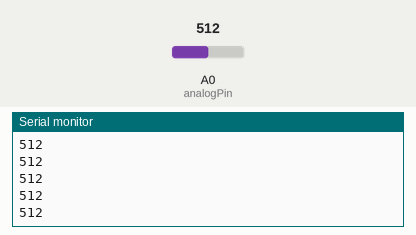
A sketch run on a simulated Arduino Uno, built with avr-gcc and run on an emulated ATmega328P. On the bench: the last lines printed to the serial monitor. The inputs (shaded band) are chosen by the test bench; at power-on: A0 (analogPin) = 512.

Above: at 1.2 s.
1.3 s: A0 (analogPin) set to 716
At 2.0 s:
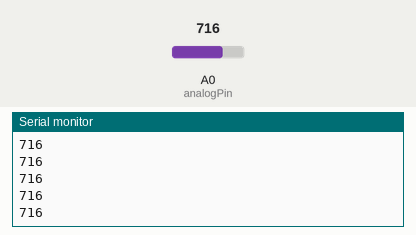
2.8 s: A0 (analogPin) set to 900
At 3.6 s:
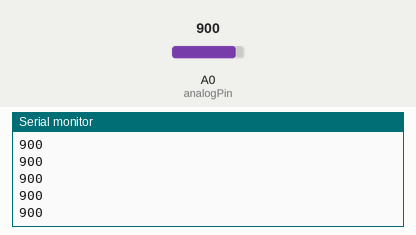
Timing chart, 0 to 5.8 s (numbered marks = the images above; inputs shaded):
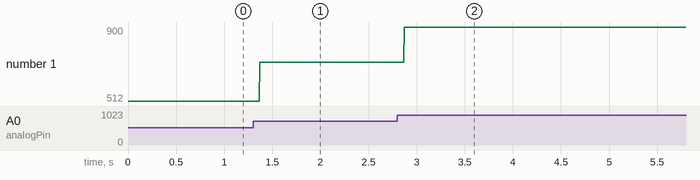

Measured:
- after the input at 1.3 s, the serial monitor: prints a new line after 0.07 s (image 1)
- after the input at 2.8 s, the serial monitor: prints a new line after 0.07 s (image 2)
- plotted number 1: 512 → 716 after the input at 1.3 s, 716 → 900 after the input at 2.8 s

The sketch:

hall_sensor_test.ino
```cpp
/*
  A simple test program to read the value of a hall effect sensor
  Part used is Honeywell SS461C - Farnell part # 181-1311
*/

int analogPin = 0;  // the pint that the hall sensor is connected to
int val = 0;        // a var to store the sensor value in

void setup()
{
  Serial.begin(9600);  // serial setup
}

void loop()
{
  val = analogRead(analogPin);  // read the sensor value
  Serial.println(val);          // print the value to the serial port
}
```
